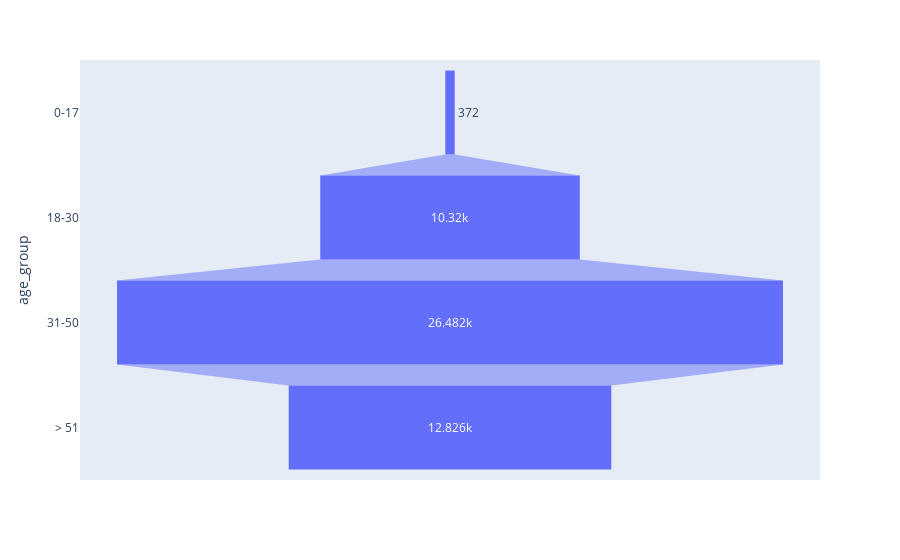

Notebook code for this chart:
### Code cell
data = dict(number_of_clients=b1_1, age_group=a1)
fig = px.funnel(data, x='number_of_clients', y='age_group')
fig.show()

### Figure 1 — Plotly figure (JSON) as saved in the notebook; plotly's stock layout.template omitted (floating-point values rounded to 4 significant figures)
{"data": [{"hovertemplate": "number_of_clients=%{x}<br>age_group=%{y}<extra></extra>", "legendgroup": "", "marker": {"color": "#636efa"}, "name": "", "orientation": "h", "showlegend": false, "type": "funnel", "x": [372, 10320, 26482, 12826], "xaxis": "x", "y": ["0-17", "18-30", "31-50", "> 51"], "yaxis": "y"}], "layout": {"legend": {"tracegroupgap": 0}, "margin": {"t": 60}, "xaxis": {"anchor": "y", "domain": [0, 1], "title": {"text": "number_of_clients"}}, "yaxis": {"anchor": "x", "domain": [0, 1], "title": {"text": "age_group"}}}}
